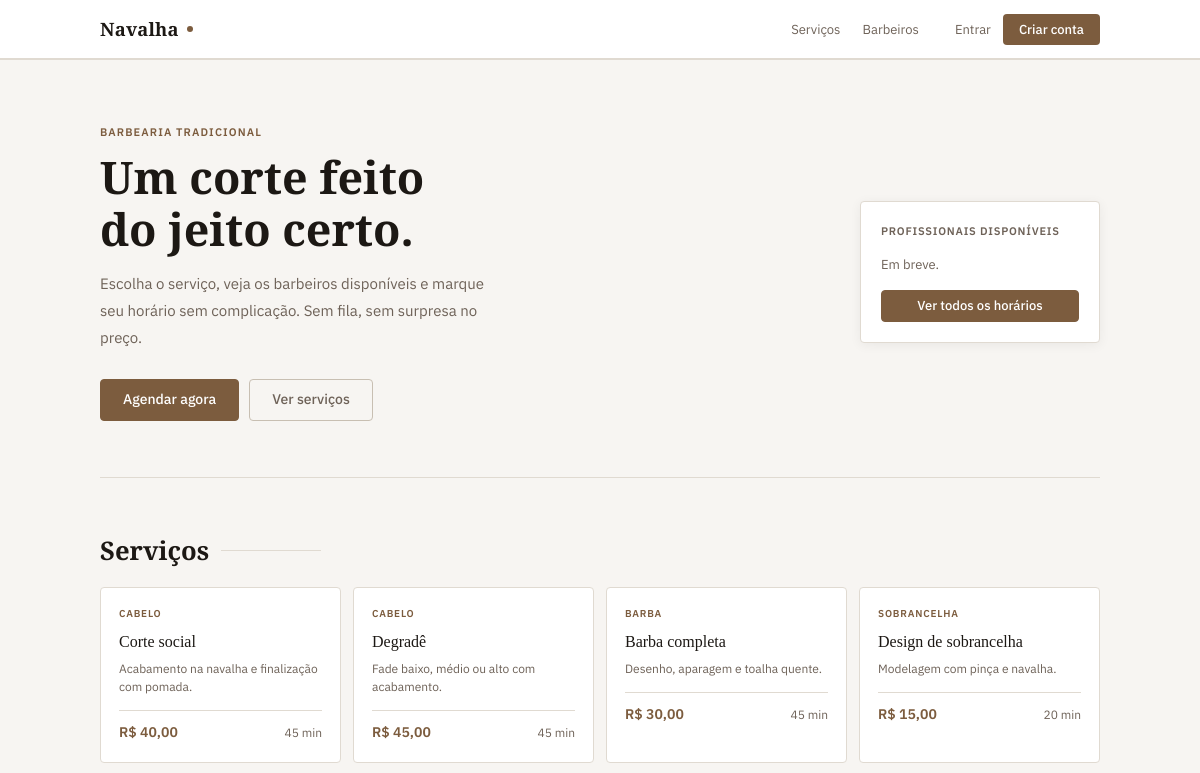
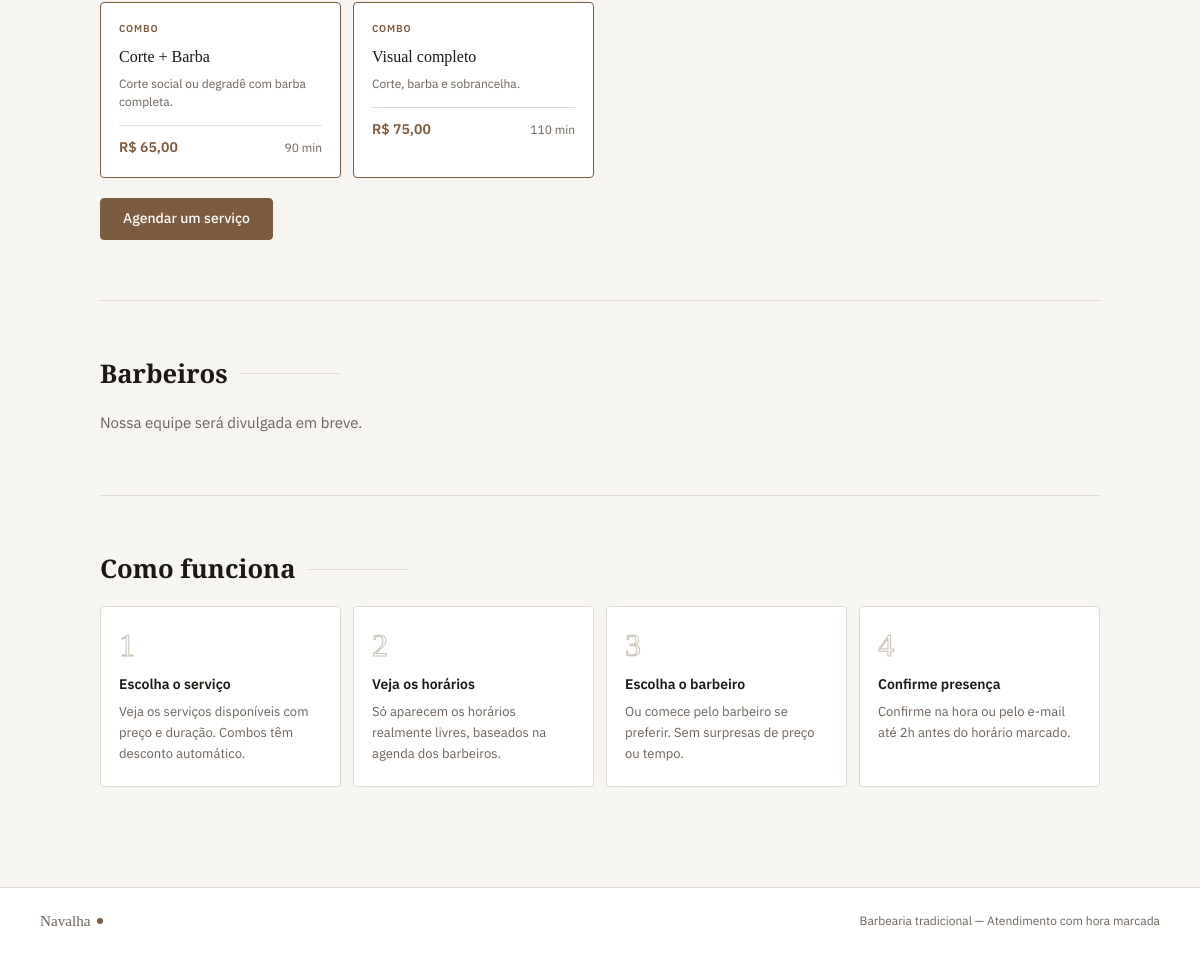
Before: / with the older database file (2 pictures, top to bottom).
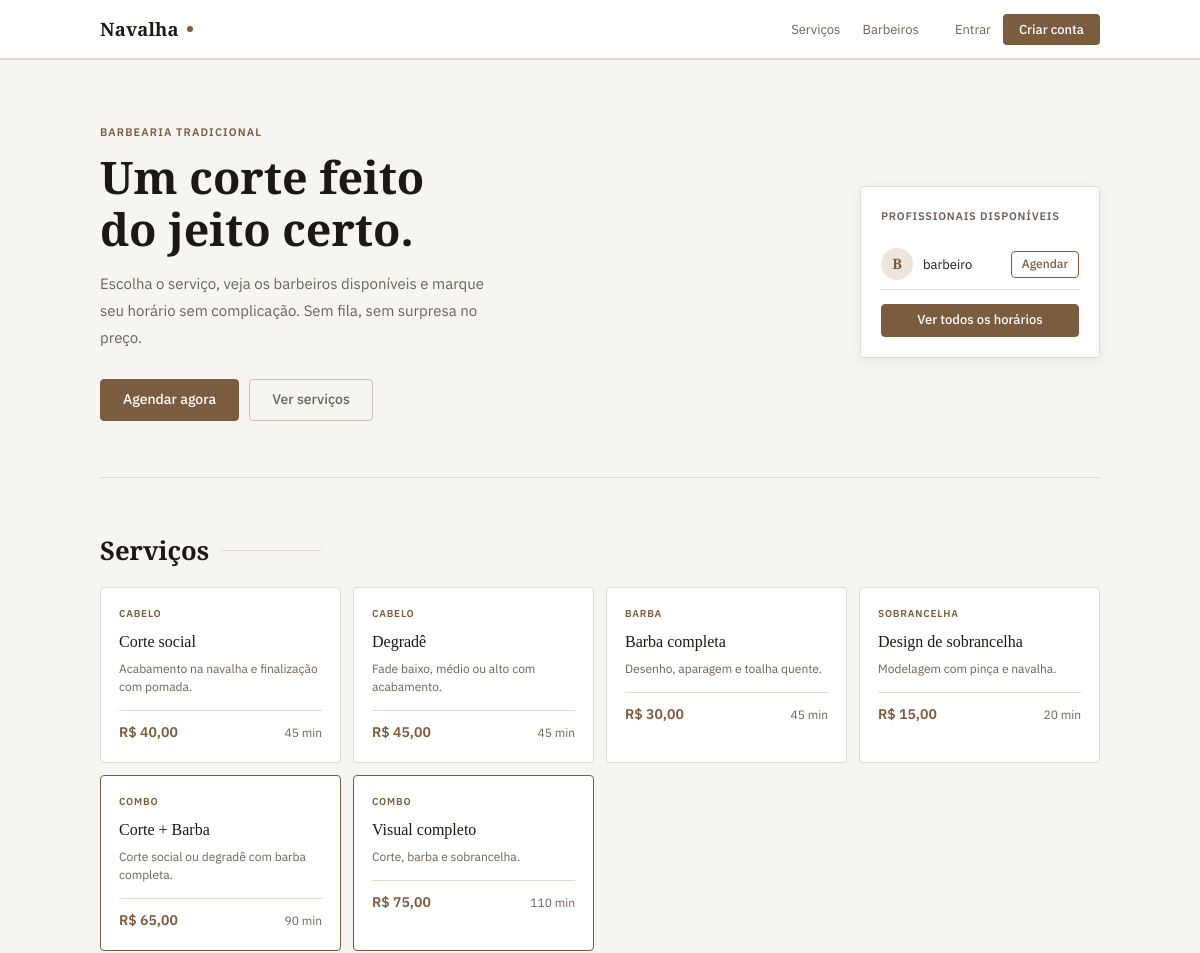
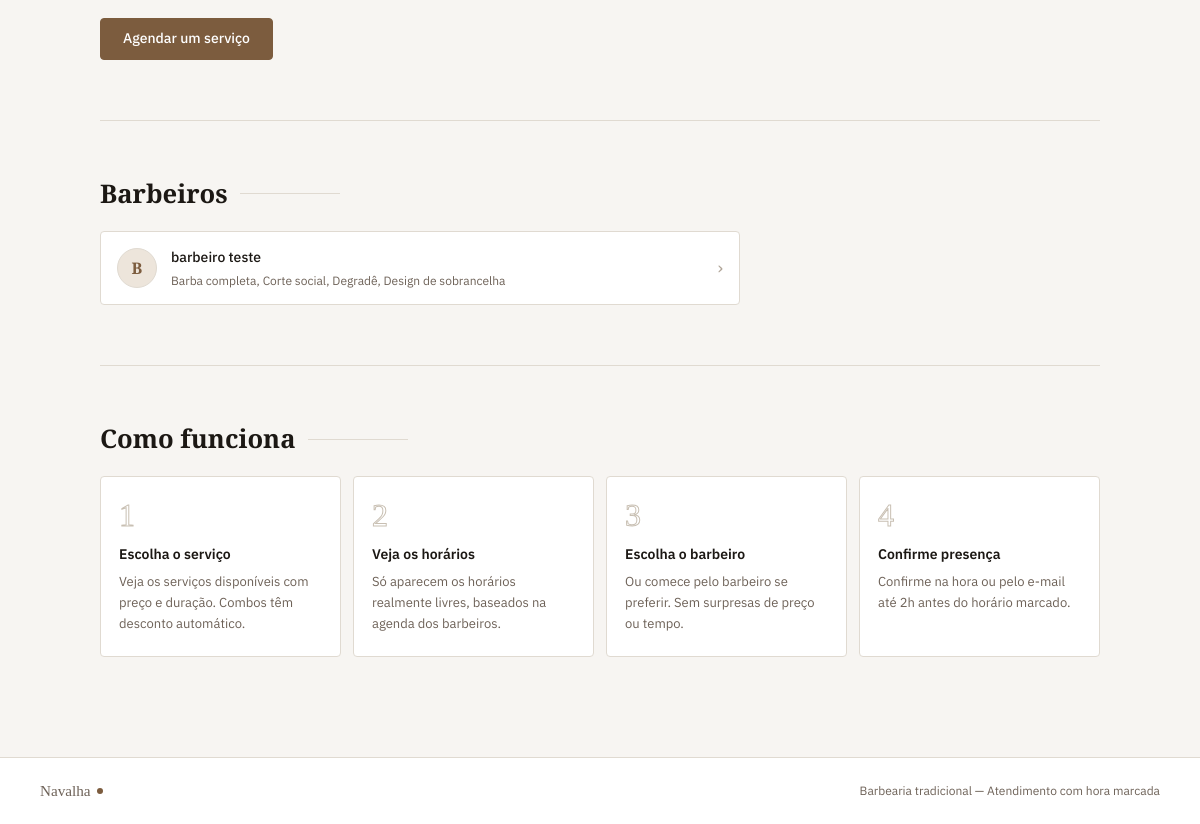
After: the same page with the newer database file (2 pictures, top to bottom).
### tables this page shows
CREATE TABLE servicos (id INT UNSIGNED AUTO_INCREMENT PRIMARY KEY, categoria_id INT UNSIGNED NOT NULL, nome VARCHAR(100) NOT NULL, descricao TEXT, preco DECIMAL(8,2) NOT NULL, duracao_min SMALLINT UNSIGNED NOT NULL, ativo TINYINT(1) NOT NULL DEFAULT 1, criado_em DATETIME NOT NULL DEFAULT CURRENT_TIMESTAMP, FOREIGN KEY(categoria_id) REFERENCES categorias(id));

CREATE TABLE categorias (id INT UNSIGNED AUTO_INCREMENT PRIMARY KEY, nome VARCHAR(60) NOT NULL, descricao VARCHAR(255), ordem TINYINT UNSIGNED NOT NULL DEFAULT 0, ativo TINYINT(1) NOT NULL DEFAULT 1);

CREATE TABLE combos (id INT UNSIGNED AUTO_INCREMENT PRIMARY KEY, nome VARCHAR(100) NOT NULL, descricao TEXT, preco DECIMAL(8,2) NOT NULL, duracao_min SMALLINT UNSIGNED NOT NULL, ativo TINYINT(1) NOT NULL DEFAULT 1, criado_em DATETIME NOT NULL DEFAULT CURRENT_TIMESTAMP);

CREATE TABLE usuarios (
 id INT UNSIGNED AUTO_INCREMENT PRIMARY KEY, nome VARCHAR(100) NOT NULL, email VARCHAR(150) NOT NULL UNIQUE,
 senha_hash VARCHAR(255) NOT NULL, perfil ENUM('cliente','barbeiro','admin') NOT NULL DEFAULT 'cliente',
 ativo TINYINT(1) NOT NULL DEFAULT 1, force_reset TINYINT(1) NOT NULL DEFAULT 0, criado_em DATETIME NOT NULL DEFAULT CURRENT_TIMESTAMP
);

### includes/auth.php (called while the page is built, shortened)
<?php
function usuario_logado(): ?array { return $_SESSION['usuario'] ?? null; }
function e(string|null $value): string { return htmlspecialchars((string)$value, ENT_QUOTES, 'UTF-8'); }

### public/index.php (the view, shortened to what this page needs)
<?php
require_once __DIR__ . '/../includes/db.php';
require_once __DIR__ . '/../includes/auth.php';
$pdo = db();
$servicos = $pdo->query(
    'SELECT s.id, s.nome, s.descricao, s.preco, s.duracao_min, c.nome AS categoria
     FROM servicos s
     JOIN categorias c ON c.id = s.categoria_id
     WHERE s.ativo = 1 AND c.ativo = 1
     ORDER BY c.ordem, s.nome'
)->fetchAll();
$combos = $pdo->query(
    'SELECT id, nome, descricao, preco, duracao_min FROM combos WHERE ativo = 1 ORDER BY nome'
)->fetchAll();
$barbeiros = $pdo->query(
    "SELECT u.id, u.nome,
            GROUP_CONCAT(DISTINCT s.nome ORDER BY s.nome SEPARATOR ', ') AS especialidades
     FROM usuarios u
     LEFT JOIN barbeiro_servicos bs ON bs.barbeiro_id = u.id
     LEFT JOIN servicos s ON s.id = bs.servico_id AND s.ativo = 1
     WHERE u.perfil = 'barbeiro' AND u.ativo = 1
     GROUP BY u.id, u.nome
     ORDER BY u.nome"
)->fetchAll();
require __DIR__ . '/../includes/header.php';
?>
<section style="padding: 64px 0 56px; border-bottom: 1px solid var(--border);">
  <div style="display:grid; grid-template-columns:1fr auto; gap:48px; align-items:center;">
    <div>
      <p class="eyebrow">Barbearia tradicional</p>
      <h1 style="margin-bottom:16px; max-width:14ch;">Um corte feito do jeito certo.</h1>
      <p class="lead" style="max-width:44ch; margin-bottom:28px;">
        Escolha o serviço, veja os barbeiros disponíveis e marque seu horário sem complicação.
        Sem fila, sem surpresa no preço.
      </p>
      <div style="display:flex; gap:10px; flex-wrap:wrap;">
        <a class="btn" href="<?= usuario_logado() ? '/agendar.php' : '/cadastro.php' ?>">Agendar agora</a>
        <a class="btn btn--ghost" href="#servicos">Ver serviços</a>
      </div>
    </div>
    <aside style="background:var(--surface); border:1px solid var(--border); border-radius:var(--radius); padding:20px; min-width:240px; max-width:280px; box-shadow:0 2px 12px rgba(0,0,0,.06);">
      <p style="font-size:11px; font-weight:600; letter-spacing:.07em; text-transform:uppercase; color:var(--muted); margin-bottom:14px;">
        Profissionais disponíveis
      </p>
      <?php if ($barbeiros): ?>
        <?php foreach (array_slice($barbeiros, 0, 3) as $b): ?>
          <div style="display:flex; align-items:center; justify-content:space-between; gap:10px; padding:9px 0; border-bottom:1px solid var(--border);">
            <div style="display:flex; align-items:center; gap:10px;">
              <div style="width:32px; height:32px; background:var(--accent-light); border-radius:50%; display:flex; align-items:center; justify-content:center; font-family:var(--font-display); font-size:.9rem; color:var(--accent); font-weight:600; flex-shrink:0;">
                <?= e(mb_strtoupper(mb_substr($b['nome'], 0, 1))) ?>
              </div>
              <span style="font-size:13px; color:var(--text);"><?= e(explode(' ', $b['nome'])[0]) ?></span>
            </div>
            <a href="/agendar.php?barbeiro=<?= (int)$b['id'] ?>" class="btn btn--outline btn--xs">Agendar</a>
          </div>
        <?php endforeach; ?>
      <?php else: ?>
        <p style="font-size:13px; color:var(--muted);">Em breve.</p>
      <?php endif; ?>
      <div style="margin-top:14px;">
        <a class="btn btn--full btn--sm" href="<?= usuario_logado() ? '/agendar.php' : '/cadastro.php' ?>">
          Ver todos os horários
        </a>
      </div>
    </aside>
  </div>
</section>
<section class="section" id="servicos">
  <div class="section-head">
    <h2>Serviços</h2>
    <span class="section-head-line"></span>
  </div>
  <div class="services-grid">
    <?php foreach ($servicos as $s): ?>
      <div class="service-card">
        <p class="service-cat"><?= e($s['categoria']) ?></p>
        <p class="service-name"><?= e($s['nome']) ?></p>
        <?php if ($s['descricao']): ?>
          <p class="service-desc"><?= e($s['descricao']) ?></p>
        <?php endif; ?>
        <div class="service-meta">
          <span class="service-price">R$ <?= number_format((float)$s['preco'], 2, ',', '.') ?></span>
          <span class="service-time"><?= (int)$s['duracao_min'] ?> min</span>
        </div>
      </div>
    <?php endforeach; ?>
    <?php foreach ($combos as $c): ?>
      <div class="service-card service-card--combo">
        <p class="service-cat">Combo</p>
        <p class="service-name"><?= e($c['nome']) ?></p>
        <?php if ($c['descricao']): ?>
          <p class="service-desc"><?= e($c['descricao']) ?></p>
        <?php endif; ?>
        <div class="service-meta">
          <span class="service-price">R$ <?= number_format((float)$c['preco'], 2, ',', '.') ?></span>
          <span class="service-time"><?= (int)$c['duracao_min'] ?> min</span>
        </div>
      </div>
    <?php endforeach; ?>
  </div>
  <?php if ($servicos || $combos): ?>
    <p style="margin-top:20px;">
      <a class="btn" href="<?= usuario_logado() ? '/agendar.php' : '/cadastro.php' ?>">Agendar um serviço</a>
    </p>
  <?php endif; ?>
</section>
<div class="divider"></div>
<section class="section" id="barbeiros">
  <div class="section-head">
    <h2>Barbeiros</h2>
    <span class="section-head-line"></span>
  </div>
  <?php if ($barbeiros): ?>
    <div class="barbers-list">
      <?php foreach ($barbeiros as $b): ?>
        <a class="barber-row" href="/agendar.php?barbeiro=<?= (int)$b['id'] ?>">
          <div class="barber-avatar"><?= e(mb_strtoupper(mb_substr($b['nome'], 0, 1))) ?></div>
          <div>
            <p class="barber-name"><?= e($b['nome']) ?></p>
            <p class="barber-spec"><?= e($b['especialidades'] ?: 'Especialidades em breve') ?></p>
          </div>
          <span class="barber-arrow">›</span>
        </a>
      <?php endforeach; ?>
    </div>
  <?php else: ?>
    <p class="muted">Nossa equipe será divulgada em breve.</p>
  <?php endif; ?>
</section>
<div class="divider"></div>
<section class="section" id="como-funciona">
  <div class="section-head">
    <h2>Como funciona</h2>
    <span class="section-head-line"></span>
  </div>
  <div class="steps-grid">
    <div class="step">
      <p class="step-n">1</p>
      <p class="step-title">Escolha o serviço</p>
      <p class="step-desc">Veja os serviços disponíveis com preço e duração. Combos têm desconto automático.</p>
    </div>
    <div class="step">
      <p class="step-n">2</p>
      <p class="step-title">Veja os horários</p>
      <p class="step-desc">Só aparecem os horários realmente livres, baseados na agenda dos barbeiros.</p>
    </div>
    <div class="step">
      <p class="step-n">3</p>
      <p class="step-title">Escolha o barbeiro</p>
      <p class="step-desc">Ou comece pelo barbeiro se preferir. Sem surpresas de preço ou tempo.</p>
    </div>
    <div class="step">
      <p class="step-n">4</p>
      <p class="step-title">Confirme presença</p>
      <p class="step-desc">Confirme na hora ou pelo e-mail até 2h antes do horário marcado.</p>
    </div>
  </div>
</section>
<?php require __DIR__ . '/../includes/footer.php'; ?>

### includes/header.php (shortened to what this page needs)
<?php
$usuario = usuario_logado();
?>
<!doctype html>
<html lang="pt-BR">
<head>
  <link rel="stylesheet" href="/assets/css/tokens.css">
  <link rel="stylesheet" href="/assets/css/global.css">
</head>
<body>
<nav class="nav">
  <div class="nav-inner">
    <a class="brand" href="/">
      <span class="brand-word">Navalha</span>
      <span class="brand-dot"></span>
    </a>
    <ul class="nav-links" id="nav-links" role="list">
      <?php if (!$usuario): ?>
        <li><a href="/#servicos">Serviços</a></li>
        <li><a href="/#barbeiros">Barbeiros</a></li>
        <li><span class="nav-sep" aria-hidden="true"></span></li>
        <li><a href="/login.php">Entrar</a></li>
        <li><a class="nav-btn" href="/cadastro.php">Criar conta</a></li>
      <?php endif; ?>
    </ul>
  </div>
</nav>
<div class="wrap">

### includes/footer.php
</div>
<footer>
  <div class="footer-brand">
    Navalha
    <span class="brand-dot"></span>
  </div>
  <span>Barbearia tradicional &mdash; Atendimento com hora marcada</span>
</footer>
</body>
</html>

### public/assets/css/tokens.css (style rules this page uses)
:root { --bg: #F7F5F2; --surface: #FFFFFF; --surface-2: #F2EFE9; --border: #E0DAD1; --border-dark: #C8BFB2; --text: #1C1814; --muted: #6E6258; --faint: #B0A598; --accent: #7C5C3E; --accent-hover:#6A4E33; --accent-light:#EDE5DB; --accent-text: #FFFFFF; --ok: #3A7D5A; --ok-bg: #EBF5EF; --ok-text: #245C3F; --err: #B04040; --err-bg: #FAEAEA; --err-text: #8A2020; --warn: #8A6800; --warn-bg: #FFF8E1; --warn-text: #6B5000; --font-display:'Playfair Display', Georgia, serif; --font-body: 'IBM Plex Sans', system-ui, sans-serif; --font-mono: 'IBM Plex Mono', 'Courier New', monospace; --max-content: 1080px; --radius: 4px; --gold: var(--accent); --gold-dim: var(--accent-hover); --gold-pale: var(--muted); --surface-2: #F2EFE9; --ok-bg: #EBF5EF; --err-bg: #FAEAEA; }

Changed rows visible on the page:
added usuarios: nome "B", nome "barbeiro", nome "barbeiro teste", especialidades "Barba completa, Corte social, Degradê, Design de sobrancelha"
Other visible differences:
text no longer shown: "Em breve. Nossa equipe será divulgada em breve."
